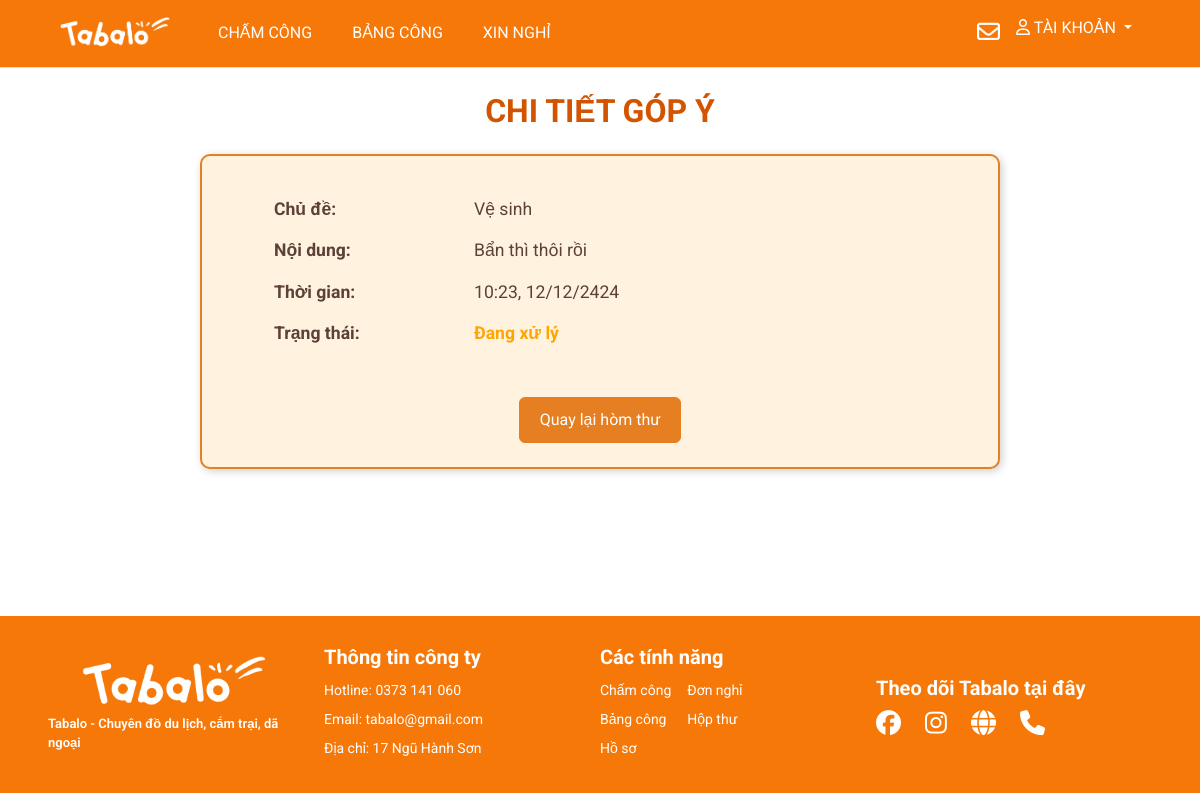
/letters/11/ (signed in), run on the app's committed database.
### myapp/models.py (models this page shows, shortened)
class Letter(models.Model):
    user = models.ForeignKey(User, on_delete=models.CASCADE)
    is_anonymous = models.BooleanField(default=False)
    topic = models.ForeignKey(TopicLetter, on_delete=models.CASCADE)
    content = models.TextField()
    status = models.CharField(max_length=30, choices=[('Đang xử lý', 'Đang xử lý'),('Đã xử lý', 'Đã xử lý')], default='Đang xử lý')
    created_at = models.DateTimeField(auto_now_add=True)

class TopicLetter(models.Model):
  name = models.CharField(max_length=50)

### myapp/views.py (the view)
# urls.py: path('letters/<int:idletter>/', views.letter_detail, name='letter-detail'),
def letter_detail(request, idletter):
    try:
        letter = Letter.objects.get(id=idletter)
        if request.user == letter.user or request.user.is_superuser:
            title = 'Chi tiết góp ý'
            if request.POST:
                letter.status = 'Đã xử lý'
                letter.save()
                messages.success(request, 'Đã xử lý thư góp ý')
                return redirect('main-letter')
            return render(request, 'pages/letter_detail.html', {'title': title, 'letter': letter})
        else:
            return redirect('letters')
    except Letter.DoesNotExist:
        return redirect('letters')

### management/context_processors.py (called while the page is built)
def pending_dayoff(request):
  count_pending = DayOffRequest.objects.filter(status='pending').count()
  return {'count_pending': count_pending}

def pending_letter(request):
    count_letter_pending = Letter.objects.filter(status='Đang xử lý').count()
    return {'count_letter_pending': count_letter_pending}

### templates/pages/letter_detail.html (shortened to what this page needs)
{% extends '../layouts/base.html' %}
{% load static %}
{% block main %}
<br>
<h1 style="text-align: center; font-size: 2rem; font-weight: bold; color: #D35400;" class="mb-4">CHI TIẾT GÓP Ý</h1>
<div class="container p-4" style="background-color: #FFF3E0; border: 2px solid #E67E22; border-radius: 10px; box-shadow: 2px 2px 8px rgba(0, 0, 0, 0.2); max-width: 800px;">
  <div style="padding: 1rem 1rem 1rem 3rem; font-size: 1.1rem; color: #5D4037;">
    <div style="margin-bottom: 15px; display: flex; align-items: center;">
      <strong style="flex: 0 0 200px; text-align: left;">Chủ đề:</strong>
      <span style="flex: 1;">{{ letter.topic.name }}</span>
    </div>
    <div style="margin-bottom: 15px; display: flex; align-items: center;">
      <strong style="flex: 0 0 200px; text-align: left;">Nội dung:</strong>
      <span style="flex: 1;">{{ letter.content }}</span>
    </div>
    <div style="margin-bottom: 15px; display: flex; align-items: center;">
      <strong style="flex: 0 0 200px; text-align: left;">Thời gian:</strong>
      <span style="flex: 1;">{{ letter.created_at|date:"H:i, d/m/yy" }}</span>
    </div>
    <div style="margin-bottom: 15px; display: flex; align-items: center;">
      <strong style="flex: 0 0 200px; text-align: left;">Trạng thái:</strong>
      <span style="flex: 1; color: {% if letter.status == 'Đã xử lý' %}green{% elif letter.status == 'Đang xử lý' %}orange{% else %}red{% endif %}; font-weight: bold;">
        {{ letter.status }}
      </span>
    </div>
  </div>
  <div style="text-align: center; margin-top: 20px;">
    {% if request.user.is_superuser %}
    <a href="/management/letter/" class="btn btn-secondary" style="background-color: #28a745; border-color: #28a745; color: white; padding: 10px 20px; font-size: 1rem; text-decoration: none;">
      Quản lý hòm thư
    </a>
    {% else %}
    <a href="/letters/" class="btn btn-secondary" style="background-color: #E67E22; border-color: #E67E22; color: white; padding: 10px 20px; font-size: 1rem; text-decoration: none;">
      Quay lại hòm thư
    </a>
    {% endif %}
  </div>
</div>
<br><br>
{% endblock %}

### data on the page
Letter: topic.name "Vệ sinh", content "Bẩn thì thôi rồi", created_at "10:23, 12/12/2424", status "Đang xử lý"
